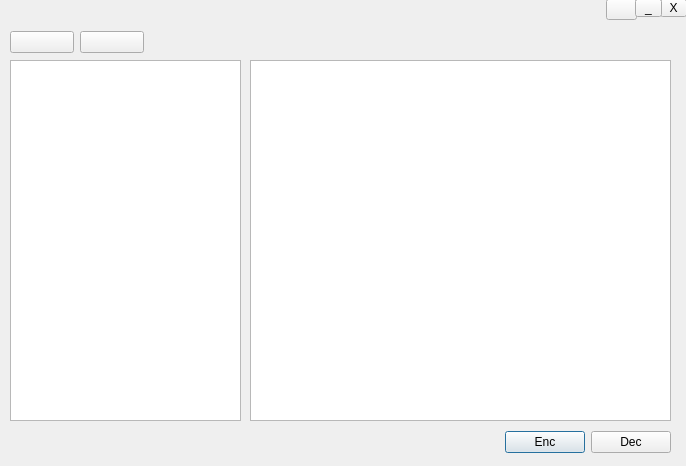
<?xml version="1.0" encoding="UTF-8"?>
<ui version="4.0">
 <class>ShellUSB</class>
 <widget class="QDialog" name="ShellUSB">
  <property name="geometry">
   <rect>
    <x>0</x>
    <y>0</y>
    <width>686</width>
    <height>466</height>
   </rect>
  </property>
  <property name="windowTitle">
   <string>Dialog</string>
  </property>
  <widget class="QWidget" name="layoutWidget">
   <property name="geometry">
    <rect>
     <x>10</x>
     <y>430</y>
     <width>661</width>
     <height>25</height>
    </rect>
   </property>
   <layout class="QHBoxLayout" name="horizontalLayout">
    <item>
     <spacer name="horizontalSpacer">
      <property name="orientation">
       <enum>Qt::Horizontal</enum>
      </property>
      <property name="sizeHint" stdset="0">
       <size>
        <width>40</width>
        <height>20</height>
       </size>
      </property>
     </spacer>
    </item>
    <item>
     <widget class="QPushButton" name="enc_btn">
      <property name="text">
       <string>Enc</string>
      </property>
     </widget>
    </item>
    <item>
     <widget class="QPushButton" name="dnc_btn">
      <property name="text">
       <string>Dec</string>
      </property>
     </widget>
    </item>
   </layout>
  </widget>
  <widget class="QTableView" name="tableView">
   <property name="geometry">
    <rect>
     <x>250</x>
     <y>60</y>
     <width>421</width>
     <height>361</height>
    </rect>
   </property>
   <property name="dragDropMode">
    <enum>QAbstractItemView::DragDrop</enum>
   </property>
   <property name="selectionBehavior">
    <enum>QAbstractItemView::SelectRows</enum>
   </property>
  </widget>
  <widget class="QPushButton" name="help_btn">
   <property name="geometry">
    <rect>
     <x>606</x>
     <y>-1</y>
     <width>31</width>
     <height>21</height>
    </rect>
   </property>
   <property name="text">
    <string/>
   </property>
  </widget>
  <widget class="QWidget" name="layoutWidget_2">
   <property name="geometry">
    <rect>
     <x>10</x>
     <y>30</y>
     <width>134</width>
     <height>25</height>
    </rect>
   </property>
   <layout class="QHBoxLayout" name="horizontalLayout_2">
    <item>
     <widget class="QPushButton" name="back_btn">
      <property name="text">
       <string/>
      </property>
     </widget>
    </item>
    <item>
     <widget class="QPushButton" name="front_btn">
      <property name="text">
       <string/>
      </property>
     </widget>
    </item>
   </layout>
  </widget>
  <widget class="QTreeView" name="treeView">
   <property name="geometry">
    <rect>
     <x>10</x>
     <y>60</y>
     <width>231</width>
     <height>361</height>
    </rect>
   </property>
  </widget>
  <widget class="QToolButton" name="toolButton">
   <property name="geometry">
    <rect>
     <x>660</x>
     <y>-1</y>
     <width>27</width>
     <height>18</height>
    </rect>
   </property>
   <property name="text">
    <string>X</string>
   </property>
  </widget>
  <widget class="QToolButton" name="toolButton_2">
   <property name="geometry">
    <rect>
     <x>635</x>
     <y>-1</y>
     <width>27</width>
     <height>18</height>
    </rect>
   </property>
   <property name="text">
    <string>_</string>
   </property>
  </widget>
 </widget>
 <resources/>
 <connections/>
</ui>
